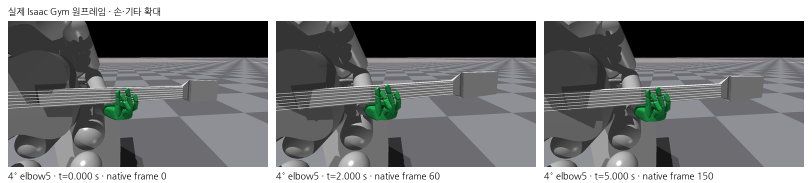
#> input picture docs/2026-10-19/stability_adapter_2/results/waist_upright_right_arm_v1/artifacts_v1/elbow5_hands_0_2_5_v1.png, 1624 x 366 px (shown at 1/2 size)
$ python -i build_artifacts_v1.py   (imports and definitions only)
#> lines starting #> are read from the running program, lines starting #| are printed output that depends on the picture
from pathlib import Path
import hashlib, json, shutil, subprocess
from PIL import Image, ImageDraw, ImageFont
ROOT=Path('/home/ajou/yigyu/3')
P=ROOT/'docs/2026-10-19/stability_adapter_2/results/waist_upright_right_arm_v1'
W=ROOT/'docs/2026-10-19/stability_adapter_2/results/right_thigh_waist_v1/native_static_v2'
A=P/'artifacts_v1'; V=ROOT/'docs/2026-10-19/stability_adapter_2/video/waist_upright_right_arm_v1'
sha=lambda b: hashlib.sha256(b).hexdigest()
file_sha=lambda p: sha(Path(p).read_bytes())
input_paths=[P/'posture_final_v1.json',P/'analysis_final_v1/analysis.json',P/'artifact_brief_v1.md',P/'native_relief4_static/media/capture.json',W/'media/capture.json']
# [2 lines not run here, left out]
source_frames=[W/'media/frames/whole_body/00000.png', P/'native_relief4_static/media/frames/whole_body/00000.png']
# [3 lines not run here, left out]
producer_paths=[P/'analyze_posture_v1.py', A/'build_artifacts_v1.py']
inputs_before={p:file_sha(p) for p in input_paths+source_frames if p.exists()}
producers_before={p:file_sha(p) for p in producer_paths if p.exists()}
# Copy all six native encodes byte-for-byte.
items=[]
# [7 lines not run here, left out]
# Camera exactness and frame proof at native captured times.
# [1 line that did not run here, left out]
cam={}
# [3 lines not run here, left out]
# composited native frame gallery; 0/2/5s: frames 0/60/150, captured original PNGs, labels outside images.
font=ImageFont.truetype('/usr/share/fonts/truetype/nanum/NanumGothic.ttf', 18)
def gallery(out, panels, title):
  w,h=520,292; header=42; footer=32; gap=16
  canvas=Image.new('RGB',(gap+(w+gap)*len(panels),header+h+footer),'white'); d=ImageDraw.Draw(canvas); d.text((gap,12),title,fill='black',font=font)
  for i,(path,label) in enumerate(panels):
    im=Image.open(path).convert('RGB').resize((w,h),Image.Resampling.LANCZOS)
    x=gap+i*(w+gap); y=header
    canvas.paste(im,(x,y)); d.text((x,y+h+7),label,fill='black',font=font)
  canvas.save(out)
# Native initial comparison, same whole-body camera matrices verified exact.
wp=W/'media/frames/whole_body/00000.png'; pp=P/'native_relief4_static/media/frames/whole_body/00000.png'
# [1 line not run here, left out]
# Identical crop from the same whole-body frame source/view: shoulder/elbow/guitar and waist region.
def crop(src,dst):
#> called with src = 'elbow5_hands_0_2_5_v1.png', dst = 'out.png'
 im=Image.open(src).convert('RGB'); im.crop((365,190,875,590)).resize((680,534),Image.Resampling.LANCZOS).save(dst)
#> in crop, im is the input picture: PIL image 1624x366 RGB; mean R, G, B 125.6, 126.8, 127.8
#> after `im = Image.open(src).convert('RGB')`:
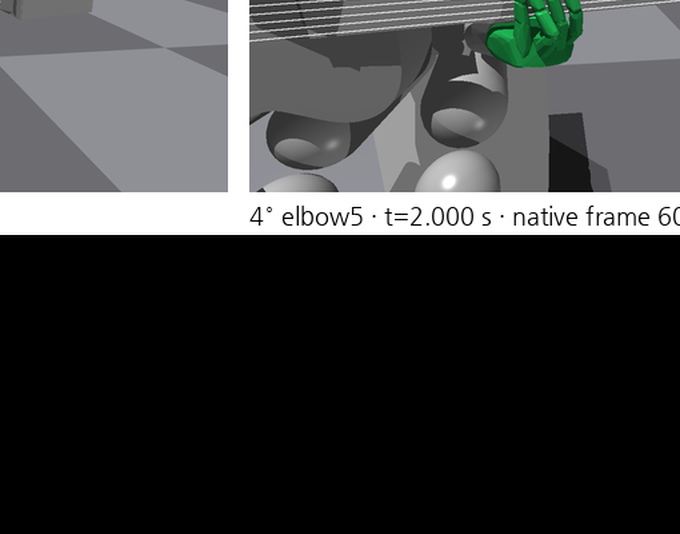
#> saved as out.png: PIL image 680x534 RGB; mean R, G, B 60.7, 61.8, 62.2
# [3 lines not run here, left out]
# [1 line that did not run here, left out]
# [9 lines not run here, left out]
# Bracket the read-only sources and producer code around artifact construction.
source_inputs=[]
# [4 lines not run here, left out]
producers=[]
# [4 lines not run here, left out]
manifest={'purpose':'native visual artifacts; no simulation rerun','camera_comparison':cam,'source_inputs':source_inputs,'producers':producers,'video_copies':items,'derived_images':[]}
# [3 lines not run here, left out]

>>> result = crop('elbow5_hands_0_2_5_v1.png', 'out.png')
